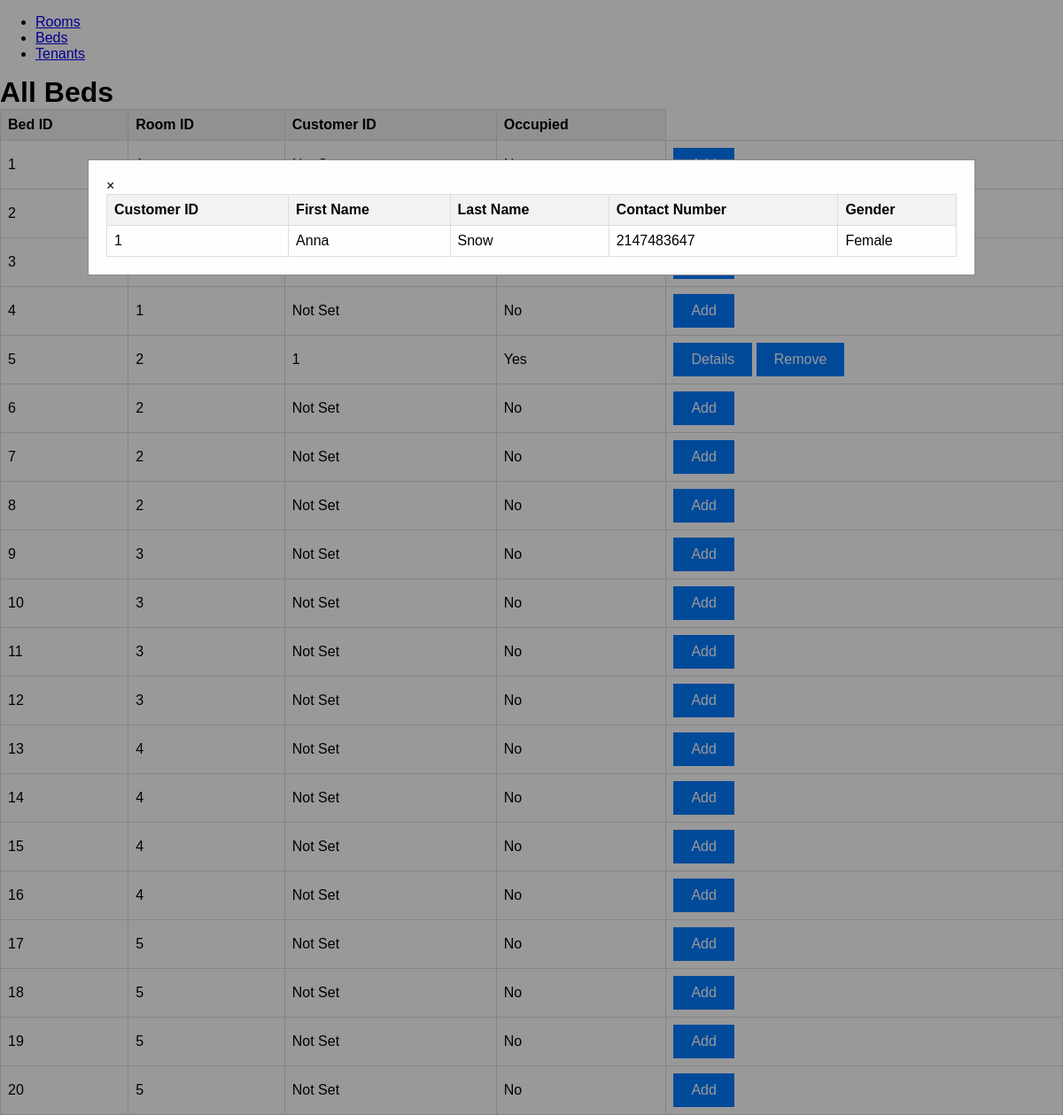
Page /client/pages/Beds.php?tenantsID=1 on the committed database.
### tables this page shows
CREATE TABLE `beds` (
  `beds_id` int(11) NOT NULL,
  `room_id` int(11) DEFAULT NULL,
  `occupied` tinyint(1) DEFAULT 0,
  `customer_id` int(11) DEFAULT NULL
);

CREATE TABLE `customer` (
  `customer_id` int(11) NOT NULL,
  `first_name` varchar(225) DEFAULT NULL,
  `last_name` varchar(225) DEFAULT NULL,
  `contact_number` int(11) NOT NULL,
  `gender` varchar(225) DEFAULT NULL
);

### server/database/db_connections.php (called while the page is built)
<?php
function connections()
{
    $servername = "localhost";
    $username = "root";
    $password = "";
    $database = "boarding_house";
    try {
        $conn = new PDO("mysql:host=$servername;dbname=$database", $username, $password);
        $conn->setAttribute(PDO::ATTR_ERRMODE, PDO::ERRMODE_EXCEPTION);
        return $conn;
    } catch (PDOException $e) {
        die("Connection failed: " . $e->getMessage());
    }
}
?>

### server/database/models/Beds_model.php (called while the page is built, shortened)
<?php
require_once dirname(__DIR__, 2) . '/database/db_connections.php';
class BedModel
{
    private $connect;
    public function __construct()
    {
        $this->connect = connections();
    }
    public function getAllBeds()
    {
        $beds = [];
        try {
            $stmt = $this->connect->query('SELECT * FROM beds');
            $stmt->execute();
            $beds = $stmt->fetchAll(PDO::FETCH_ASSOC);
        } catch (PDOException $e) {
            throw new Exception("Error fetching beds: " . $e->getMessage());
        }
        return $beds;
    }
}
?>

### server/database/models/Tenants_model.php (called while the page is built, shortened)
<?php
require_once dirname(__DIR__, 2) . '/database/db_connections.php';
class TenantsModel
{
    private $connect;
    public function __construct()
    {
        $this->connect = connections();
    }
    public function getAllTenants()
    {
        try {
            $stmt = $this->connect->query('SELECT * FROM customer');
            $tenants = $stmt->fetchAll(PDO::FETCH_ASSOC);
            return $tenants;
        } catch (PDOException $e) {
            throw new Exception("Error fetching tenants: " . $e->getMessage());
        }
    }
    public function getTenantsByID($tenantID)
    {
        try {
            $stmt = $this->connect->prepare('SELECT * FROM customer WHERE customer_id = :customerID');
            $stmt->bindParam(':customerID', $tenantID);
            $stmt->execute();
            $tenants = $stmt->fetchAll(PDO::FETCH_ASSOC);
            return $tenants;
        } catch (PDOException $e) {
            throw new Exception("Error fetching tenants: " . $e->getMessage());
        }
    }
}
?>

### client/pages/Beds.php (the view, shortened to what this page needs)
<?php
include ('../../server/database/models/tenants_model.php');
include '../../server/database/models/beds_model.php';
$bedModel = new BedModel();
$tenantsModel = new TenantsModel();
$beds = [];
$tenants = [];
$tenantsID = isset($_GET['tenantsID']) ? $_GET['tenantsID'] : null;
try {
    $beds = $bedModel->getAllBeds();
} catch (Exception $e) {
    $error = 'Error fetching bed data: ' . $e->getMessage();
}
try {
    $tenants = $tenantsModel->getAllTenants();
} catch (Exception $e) {
    $error = 'Error fetching tenants data: ' . $e->getMessage();
}
if (isset($tenantsID)) {
    try {
        $tenants = $tenantsModel->getTenantsByID($tenantsID);
    } catch (Exception $e) {
        echo 'Error fetching tenant details: ' . $e->getMessage();
    }
}
?>
<!DOCTYPE html>
<html lang="en">
<head>
    <link rel="stylesheet" href="../assets/style.css?e=<?php echo time() ?>">
</head>
<body>
    <?php include_once ('../includes/navbar.php'); ?>
    <h1>All Beds</h1>
    <table>
        <thead>
            <tr>
                <th>Bed ID</th>
                <th>Room ID</th>
                <th>Customer ID</th>
                <th>Occupied</th>
            </tr>
        </thead>
        <tbody>
            <?php foreach ($beds as $bed): ?>
                <tr>
                    <td>
                        <?php echo $bed['beds_id']; ?>
                    </td>
                    <td>
                        <?php echo $bed['room_id']; ?>
                    </td>
                    <td>
                        <?php echo isset($bed['customer_id']) ? $bed['customer_id'] : 'Not Set'; ?>
                    </td>
                    <td>
                        <?php echo $bed['occupied'] ? 'Yes' : 'No'; ?>
                    </td>
                    <td>
                        <?php if ($bed['occupied']): ?>
                            <?php
                            $customerUrl = $_SERVER["PHP_SELF"] . "?tenantsID=" . $bed['customer_id'];
                            $removeUrl = $_SERVER["PHP_SELF"] . "?bedID=" . $bed['beds_id'];
                            ?>
                            <a href="<?= $customerUrl ?>"><button onclick="openDetailsModal()">Details</button></a>
                            <a href="<?= $removeUrl ?>"><button onclick="openRemoveModal()">Remove</button></a>
                        <?php else: ?>
                            <a href="<?= $removeUrl ?>"><button onclick="openAddModal()">Add</button></a>
                        <?php endif; ?>
                    </td>
                </tr>
            <?php endforeach; ?>
        </tbody>
    </table>
    <div id="detailsModal" class="modal"
        style="<?php echo isset($tenantsID) ? 'display: block;' : 'display: none;'; ?>">
        <div class="details-modal-content">
            <span class="close" onclick="closeDetailsModal()">&times;</span>
            <table>
                <thead>
                    <tr>
                        <th>Customer ID</th>
                        <th>First Name</th>
                        <th>Last Name</th>
                        <th>Contact Number</th>
                        <th>Gender</th>
                    </tr>
                </thead>
                <tbody>
                    <?php foreach ($tenants as $tenant): ?>
                        <tr>
                            <td>
                                <?php echo $tenant['customer_id']; ?>
                            </td>
                            <td>
                                <?php echo $tenant['first_name']; ?>
                            </td>
                            <td>
                                <?php echo $tenant['last_name']; ?>
                            </td>
                            <td>
                                <?php echo $tenant['contact_number']; ?>
                            </td>
                            <td>
                                <?php echo $tenant['gender']; ?>
                            </td>
                        </tr>
                    <?php endforeach; ?>
                </tbody>
            </table>
        </div>
    </div>
</body>
</html>

### client/assets/style.css (style rules this page uses)
body { font-family: Arial, sans-serif; margin: 0; padding: 0; }
h1 { margin: 0; }
button { padding: 10px 20px; background-color: #007bff; border: none; color: white; font-size: 16px; cursor: pointer; }
table { border-collapse: collapse; width: 100%; }
th, td { border: 1px solid #ddd; padding: 8px; text-align: left; }
th { background-color: #f2f2f2; }
.modal { display: none; position: fixed; z-index: 1; left: 0; top: 0; width: 100%; height: 100%; overflow: auto; background-color: rgba(0, 0, 0, 0.4); }
.details-modal-content { background-color: #fefefe; margin: 15% auto; padding: 20px; border: 1px solid #888; width: 80%; }

### rows in the picture
beds: beds_id "1"
beds: beds_id "2"
beds: beds_id "3"
beds: beds_id "4", room "1", shows "Not Set", occupied "No"
beds: beds_id "5", room "2", customer "1", occupied "Yes"
beds: beds_id "6", room "2", shows "Not Set", occupied "No"
beds: beds_id "7", room "2", shows "Not Set", occupied "No"
beds: beds_id "8", room "2", shows "Not Set", occupied "No"
beds: beds_id "9", room "3", shows "Not Set", occupied "No"
beds: beds_id "10", room "3", shows "Not Set", occupied "No"
beds: beds_id "11", room "3", shows "Not Set", occupied "No"
beds: beds_id "12", room "3", shows "Not Set", occupied "No"
beds: beds_id "13", room "4", shows "Not Set", occupied "No"
beds: beds_id "14", room "4", shows "Not Set", occupied "No"
beds: beds_id "15", room "4", shows "Not Set", occupied "No"
beds: beds_id "16", room "4", shows "Not Set", occupied "No"
beds: beds_id "17", room "5", shows "Not Set", occupied "No"
beds: beds_id "18", room "5", shows "Not Set", occupied "No"
beds: beds_id "19", room "5", shows "Not Set", occupied "No"
beds: beds_id "20", room "5", shows "Not Set", occupied "No"
customer: customer_id "1", first_name "Anna", last_name "Snow", contact_number "2147483647", gender "Female"
